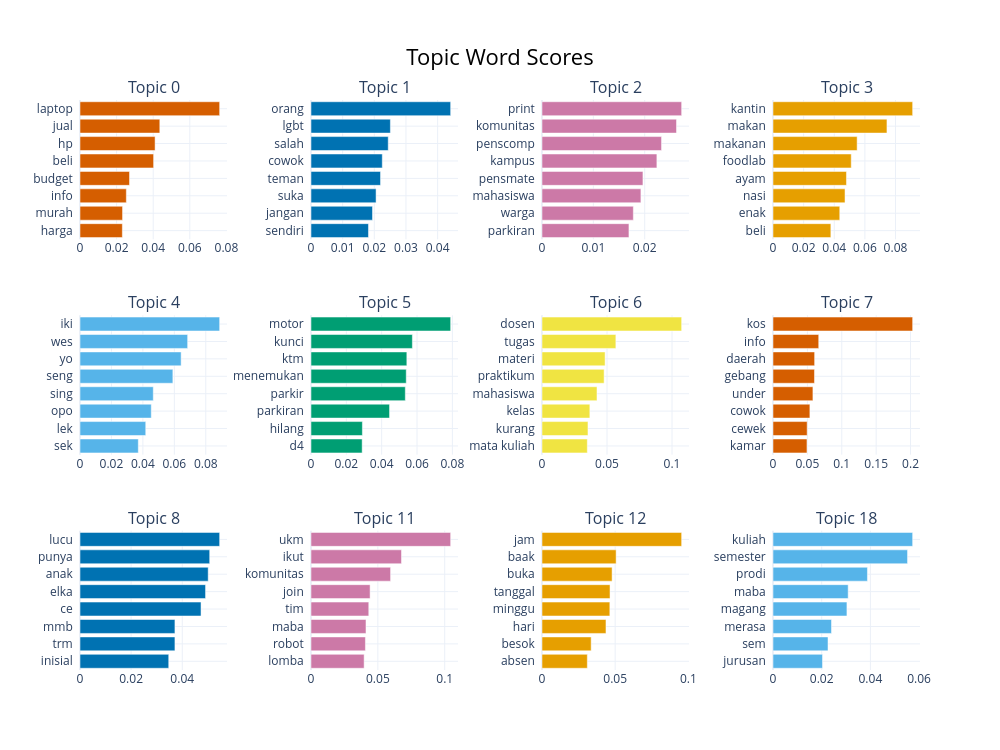
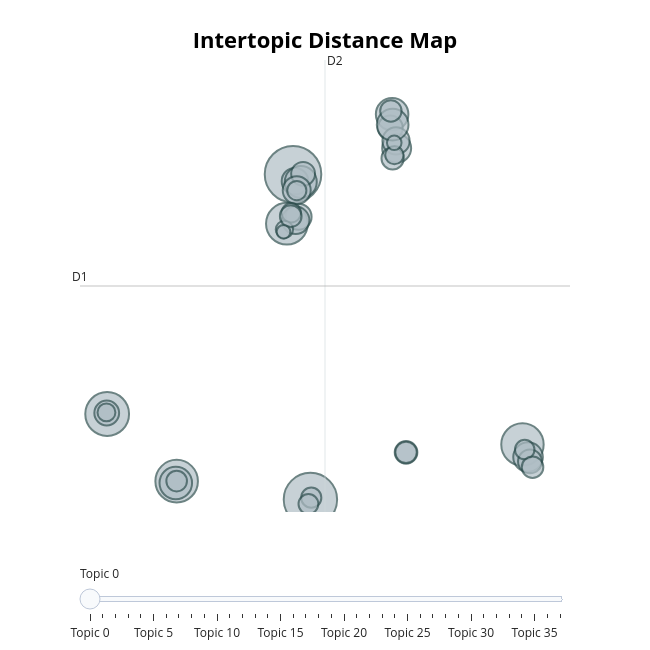
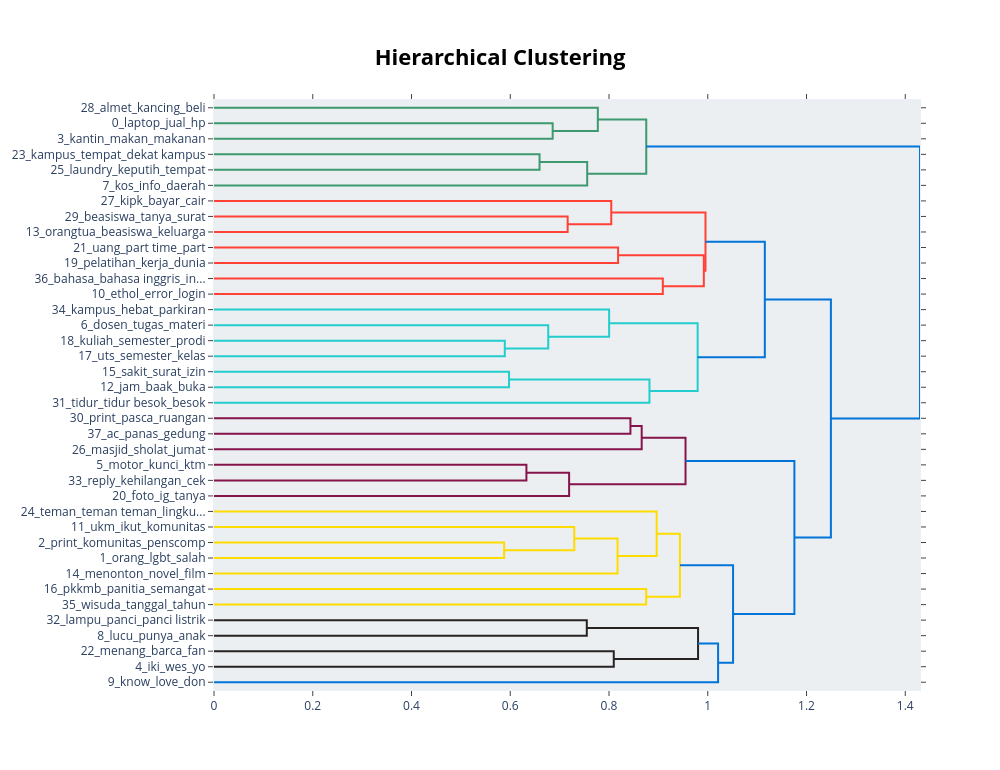
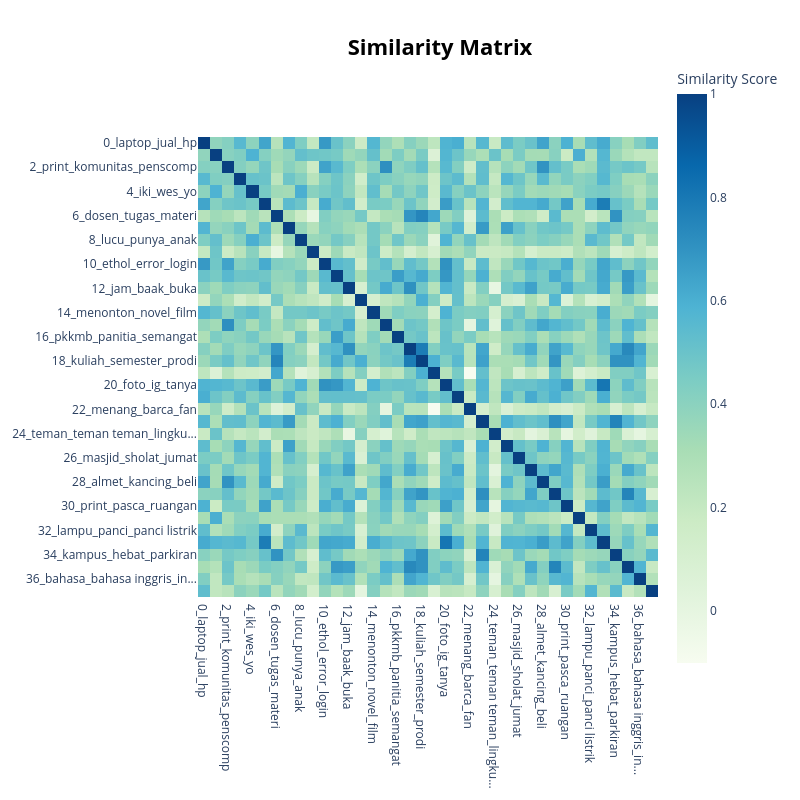

The code cell stored with these charts, in order, in its notebook:
### Markdown cell above
### Visualisasi (disimpan sebagai HTML interaktif di `outputs/figures/`)

### Code cell
def show_and_save(make_fig, fname):
    try:
        fig = make_fig()
        fig.write_html(str(FIG_DIR / fname)); fig.show()
    except Exception as e:
        print(f"[skip {fname}] {type(e).__name__}: {e}")

n_real = len([t for t in info.Topic if t != -1])
show_and_save(lambda: topic_model.visualize_barchart(top_n_topics=min(12, n_real), n_words=8), "topic_barchart.html")
show_and_save(lambda: topic_model.visualize_topics(), "topic_intertopic_map.html")
show_and_save(lambda: topic_model.visualize_hierarchy(), "topic_hierarchy.html")
show_and_save(lambda: topic_model.visualize_heatmap(), "topic_similarity_heatmap.html")
